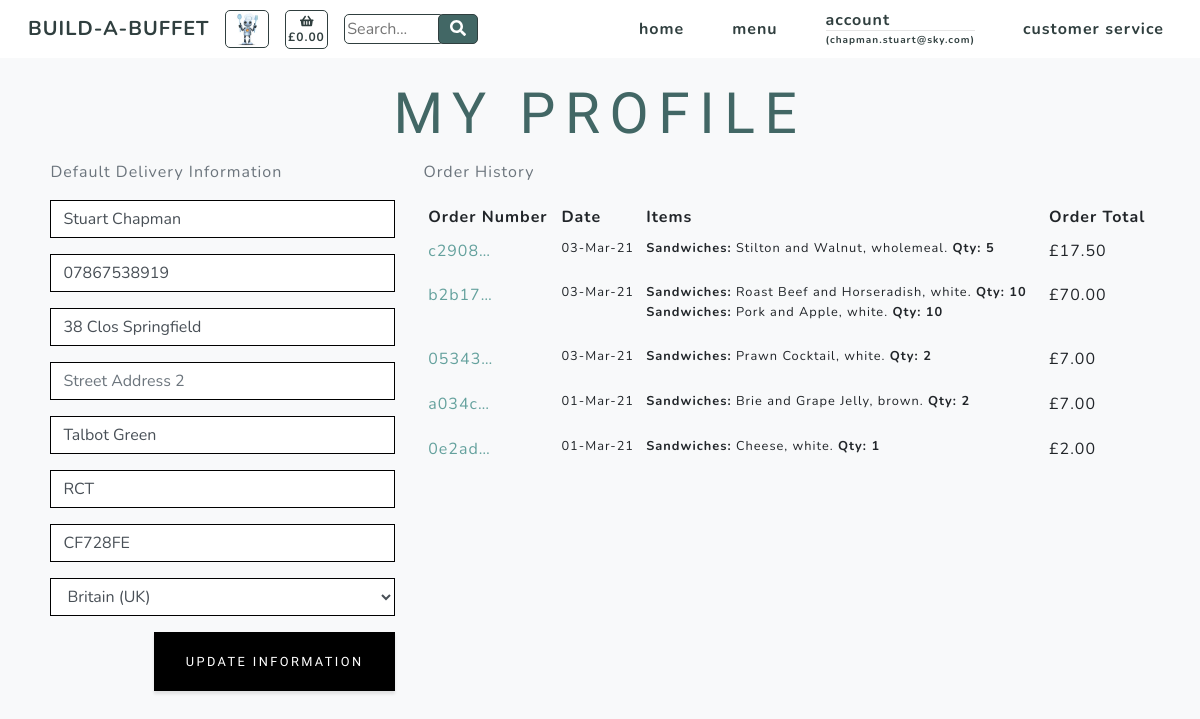
Page /profiles/ (signed in) on the earlier database version.
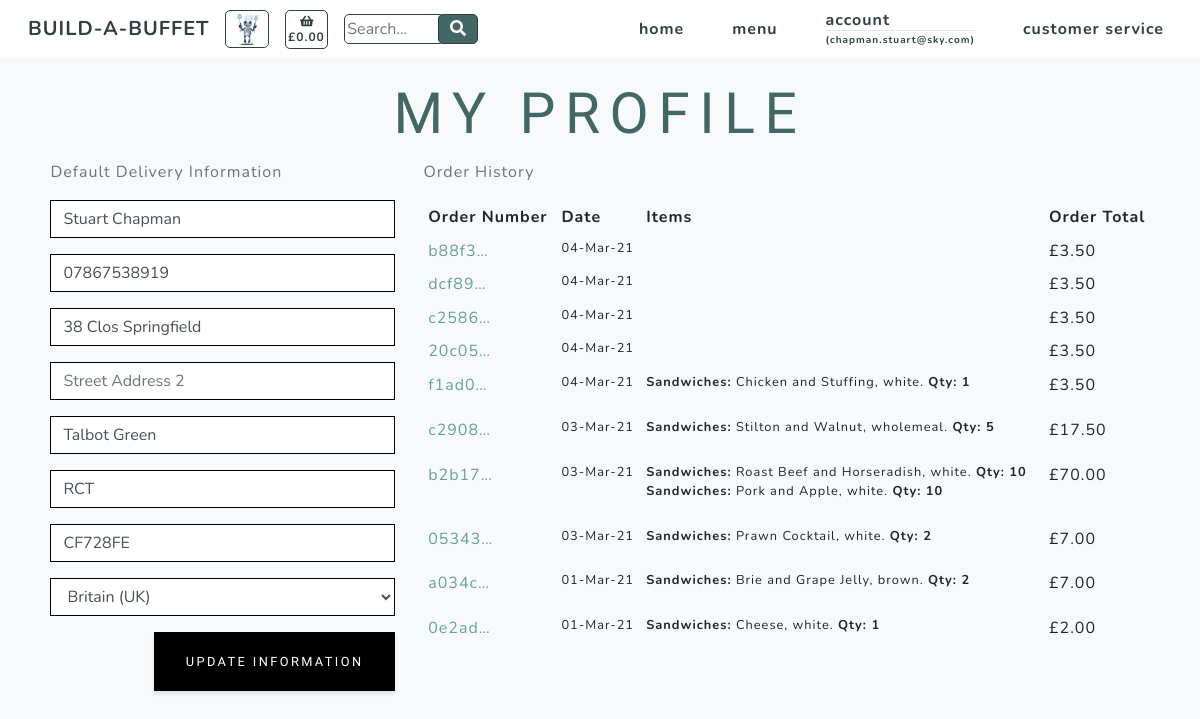
Same page on the later database version.
### profiles/models.py (models this page shows)
class UserProfile(models.Model):
    user = models.OneToOneField(User, on_delete=models.CASCADE)
    default_full_name = models.CharField(max_length=20, null=True, blank=True)
    default_phone_number = models.CharField(max_length=20, null=True, blank=True)
    default_street_address1 = models.CharField(max_length=80, null=True, blank=True)
    default_street_address2 = models.CharField(max_length=80, null=True, blank=True)
    default_town_or_city = models.CharField(max_length=40, null=True, blank=True)
    default_county = models.CharField(max_length=80, null=True, blank=True)
    default_postcode = models.CharField(max_length=20, null=True, blank=True)
    default_country = CountryField(blank_label='Country', null=True, blank=True)
    def __str__(self):
        return self.user.username

### checkout/models.py (models this page shows, shortened)
class Order(models.Model):
    customer_name = models.CharField(max_length=50, null=False, blank=False)
    order_number = models.CharField(max_length=32, null=False, editable=False)
    cookie = models.CharField(max_length=32, null=False, editable=False)
    full_name = models.CharField(max_length=50, null=False, blank=False)
    email = models.EmailField(max_length=254, null=False, blank=False)
    phone_number = models.CharField(max_length=20, null=False, blank=False)
    country = CountryField(blank_label='Country *', null=False, blank=False)
    postcode = models.CharField(max_length=20, null=True, blank=True)
    town_or_city = models.CharField(max_length=40, null=False, blank=False)
    street_address1 = models.CharField(max_length=80, null=False, blank=False)
    street_address2 = models.CharField(max_length=80, null=True, blank=True)
    county = models.CharField(max_length=80, null=True, blank=True)
    date = models.DateTimeField(auto_now_add=True)
    delivery_cost = models.DecimalField(max_digits=6, decimal_places=2, null=False, default=0)
    order_total = models.DecimalField(max_digits=10, decimal_places=2, null=False, default=0)
    grand_total = models.DecimalField(max_digits=10, decimal_places=2, null=False, default=0)

class Order_items(models.Model):
    class Meta:
        verbose_name_plural = 'Order_items'
    order_number = models.CharField(max_length=32, null=False, editable=False)
    cookie = models.DecimalField(max_digits=8, decimal_places=0)
    item_number = models.DecimalField(max_digits=9999, decimal_places=0)
    category = models.CharField(max_length=254)
    name = models.CharField(max_length=254)
    servings = models.DecimalField(max_digits=3, decimal_places=0)
    option = models.CharField(max_length=254)
    total_price = models.DecimalField(max_digits=6, decimal_places=2, null=True, blank=True)

### products/models.py (models this page shows, shortened)
class Options(models.Model):
    class Meta:
        verbose_name_plural = 'Options'
    category = models.ForeignKey('Category', null=True, blank=True,
                                 on_delete=models.SET_NULL)
    option1 = models.TextField()
    option2 = models.TextField()
    option3 = models.TextField()

### profiles/views.py (the view)
# urls.py: path('', views.profile, name='profile'),
@login_required
def profile(request):
    profile = get_object_or_404(UserProfile, user=request.user)
    if request.method == 'POST':
        form = UserProfileForm(request.POST, instance=profile)
        if form.is_valid():
            form.save()
            messages.success(request, 'Profile updated successfully')
        else:
            messages.error(request, 'Update failed. Please ensure the form is valid.')
    else:
        form = UserProfileForm(instance=profile)
    options = Options.objects.all()
    orders = Order.objects.filter(customer_name=profile)
    items = Order_items.objects.none()
    x = -1
    for order in orders:
        x = x + 1
        order_number = Order.objects.filter(customer_name=profile)[x].order_number
        order_items = Order_items.objects.filter(order_number=order_number)
        items = items | order_items
    orders = orders.order_by('-date')
    context = {
        'form': form,
        'orders': orders,
        'items': items,
        'options': options,
        'on_profile_page': True
    }
    return render(request, 'profiles/profile.html', context)

### profiles/forms.py
class UserProfileForm(forms.ModelForm):
    class Meta:
        model = UserProfile
        exclude = ('user',)
    def __init__(self, *args, **kwargs):
        super().__init__(*args, **kwargs)
        placeholders = {
            'default_full_name': 'Full Name',
            'default_phone_number': 'Phone Number',
            'default_postcode': 'Postal Code',
            'default_town_or_city': 'Town or City',
            'default_street_address1': 'Street Address 1',
            'default_street_address2': 'Street Address 2',
            'default_county': 'County, State or Locality',
        }
        self.fields['default_phone_number'].widget.attrs['autofocus'] = True
        for field in self.fields:
            if field != 'default_country':
                if self.fields[field].required:
                    placeholder = f'{placeholders[field]} *'
                else:
                    placeholder = placeholders[field]
                self.fields[field].widget.attrs['placeholder'] = placeholder
            self.fields[field].widget.attrs['class'] = 'border-black rounded-0 profile-form-input'
            self.fields[field].label = False

### basket/contexts.py (called while the page is built)
def basket_context(request):
    cookie_key = settings.COOKIE_KEY
    try:
        cookie = request.COOKIES[cookie_key]
        basket_total = Basket.objects.filter(cookie=cookie).aggregate(Sum('total_price'))
        if basket_total['total_price__sum'] is None:
            basket_total = ""
    except KeyError:
        basket_total = ""
        cookie = 99999999
    context = {
            'cookie': cookie,
            'cookie_key': cookie_key,
            'basket_total': basket_total,
        }
    return context

### profiles/templates/profiles/profile.html (shortened to what this page needs)
{% extends "base.html" %}
{% load static %}
{% block content %}
    <section class="products-section bg-light" id="products">
        <div class="container">
            <div class="row justify-content-center no-gutters">
                <div class="col-xl-12">
                    <h1 class="product-text-one mx-auto text-uppercase text-center flex-margin-b text-blue">My Profile</h1>
                </div>
                <div class="row">
                    <div class="px-3 col-12 col-lg-4">
                        <p class="text-muted">Default Delivery Information</p>
                        <form class="mt-3" action="{% url 'profile' %}" method="POST" id="profile-update-form">
                            {{ form|crispy }}
                            <button class="mb-4 btn btn-black rounded-0 text-uppercase float-right">Update Information</button>
                        </form>
                    </div>
                    <div class="col-12 col-lg-8">
                        <p class="text-muted">Order History</p>
                        <div class="order-history table-responsive">
                            <table class="table table-sm table-borderless">
                                <thead>
                                    <tr>
                                        <th>Order Number</th>
                                        <th>Date</th>
                                        <th>Items</th>
                                        <th>Order Total</th>
                                    </tr>
                                </thead>
                                <tbody>
                                    {% for order in orders %}
                                        <tr>
                                            <td>
                                                <a href="{% url 'order_success' order.order_number %}"
                                                title="{{ order.order_number }}">
                                                    {{ order.order_number|truncatechars:6 }}
                                                </a>
                                            </td>
                                            <td class="small">{{ order.date|date:'d-M-y' }}</td>
                                            <td>
                                                <ul class="list-unstyled">
                                                    {% for item in items %}
                                                        {% if item.order_number == order.order_number %}
                                                            <li class="small">
                                                                {% if item.option == "selected-one" %}
                                                                    {% for option in options %}
                                                                        <b>{{ item.category.title }}:</b> {{ item.name }}, {{ option.option1 }}. <b>Qty: {{ item.servings }}</b>
                                                                    {% endfor %}
                                                                {% endif %}
                                                                {% if item.option == "selected-two" %}
                                                                    {% for option in options %}
                                                                        <b>{{ item.category.title }}:</b> {{ item.name }}, {{ option.option2 }}. <b>Qty: {{ item.servings }}</b>
                                                                    {% endfor %}
                                                                {% endif %}
                                                                {% if item.option == "selected-three" %}
                                                                    {% for option in options %}
                                                                        <b>{{ item.category.title }}:</b> {{ item.name }}, {{ option.option3 }}. <b>Qty: {{ item.servings }}</b>
                                                                    {% endfor %}
                                                                {% endif %}
                                                            </li>
                                                        {% endif %}
                                                    {% endfor %}
                                                </ul>
                                            </td>
                                            <td>£{{ order.order_total }}</td>
                                        </tr>
                                    {% endfor %}
                                </tbody>
                            </table>
                        </div>
                    </div>
                </div>
            </div>
        </div>
    </section>
{% endblock %}

### templates/base.html (shortened to what this page needs)
{% load static %}
<!doctype html>
<html lang="en">
  <head>
    {% block corecss %}
        <link href="{% static 'css/styles.css' %}" rel="stylesheet" />
        <link href="{% static 'css/slider.css' %}" rel="stylesheet" />
    {% endblock %}
  </head>
  <body id="page-top" onload="createCookie()">
        <nav class="navbar navbar-expand-lg navbar-light fixed-top" id="mainNav">
            <div class="container">
                <a class="navbar-brand js-scroll-trigger navbar-brand-vis" href="#page-top">BUILD-A-BUFFET</a>
                <div>
                    <ul class="navbar-nav ml-auto align-vertically">
                        <li class="nav-item"><a class="nav-link js-scroll-trigger bartholemew-menu" href=""><img src="/media/assets/img/bartholemew-sml.jpg" alt="bartholemew" height="36"></a></li>
                    </ul>
                </div>
                <div>
                    <ul class="navbar-nav ml-auto align-vertically">
                        {% if basket_total.total_price__sum != None %}
                            <li class="nav-item"><a class="nav-link js-scroll-trigger text-center text-xs-nav basket" href="{% url 'basket' %}"><i class="fa fa-shopping-basket" aria-hidden="true"></i><br><span class=" text-xs-nav">£{{ basket_total.total_price__sum|floatformat:"2" }}</span></a></li>
                        {% else %}
                            <li class="nav-item"><a class="nav-link js-scroll-trigger text-center text-xs-nav basket" href="{% url 'basket' %}"><i class="fa fa-shopping-basket" aria-hidden="true"></i><br><span class=" text-xs-nav">£0.00</span></a></li>
                        {% endif %}
                    </ul>
                </div>
                <div class="mr-auto">
                    <form method="GET" action="">
                        <div class="input-group">
                            <input class="search-input" type="text" name="q" placeholder="Search...">
                            <div class="input-group-append">
                                <button class="search-button text-center" type="submit">
                                        <i class="fas fa-search"></i>
                                </button>
                            </div>
                        </div>
                    </form>
                </div>
                <div class="collapse navbar-collapse" id="navbarResponsive">
                    <ul class="navbar-nav ml-auto">
                        <li class="nav-item my-auto"><a class="nav-link js-scroll-trigger" href="{% url 'home' %}">home</a></li>
                        <li class="nav-item dropdown my-auto">
                            <a class="nav-link js-scroll-trigger" href="#" id="all-menus-link" data-toggle="dropdown" aria-haspopup="true" aria-expanded="false">
                                menu
                            </a>
                        </li>
                        <li class="nav-item dropdown">
                            {% if request.user.is_authenticated %}
                                <a class="nav-link js-scroll-trigger" href="#" id="account-link" data-toggle="dropdown" aria-haspopup="true" aria-expanded="false">
                                    account
                                    <hr class="d-none d-lg-block user-br">
                                    <span class="user-text">
                                    ({{ request.user }})</span>
                                </a>
                            {% else %}
                                <a class="nav-link js-scroll-trigger" href="#" id="account-link" data-toggle="dropdown" aria-haspopup="true" aria-expanded="false">
                                    account
                                </a>
                            {% endif %}
                        </li>
                        <li class="nav-item my-auto"><a class="nav-link js-scroll-trigger" href="#service">customer service</a></li>
                    </ul>
                </div>
            </div>
        </nav>
    {% block content %}
    {% endblock %}
  </body>
</html>

Differences in the rows shown:
added Order: order_number "b88f3…", date "04-Mar-21", order_total "3.50"
added Order: order_number "dcf89…", date "04-Mar-21", order_total "3.50"
added Order: order_number "c2586…", date "04-Mar-21", order_total "3.50"
added Order: order_number "20c05…", date "04-Mar-21", order_total "3.50"
added Order: order_number "f1ad0…", date "04-Mar-21", order_total "3.50", Options (option1 "white")
added Order_items: category "Sandwiches", name "Chicken and Stuffing", servings "1", Options (option1 "white")
